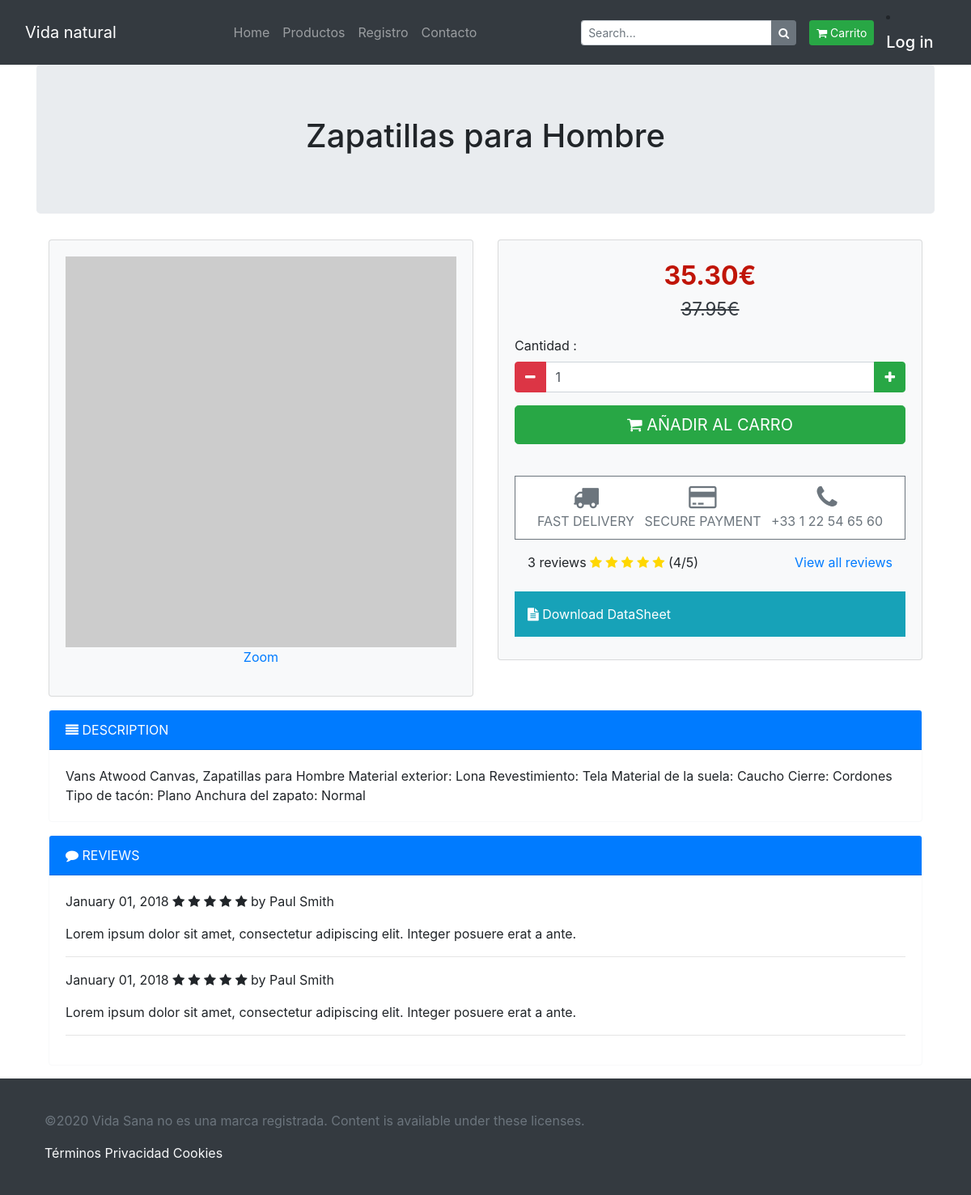
Page /eshop/index.php?menu=producto&producto=VANSA on the committed database.
### tables this page shows
CREATE TABLE `ti_desc_producto` (
  `id_producto` varchar(20) NOT NULL,
  `id_idioma` varchar(2) NOT NULL,
  `descripcion_corta` varchar(200) DEFAULT NULL,
  `descripcion_larga` varchar(4000) DEFAULT NULL
);

CREATE TABLE `tm_producto` (
  `id_producto` varchar(20) NOT NULL,
  `precio_actual` decimal(10,2) NOT NULL,
  `es_oferta` varchar(1) DEFAULT NULL,
  `precio_oferta` decimal(10,2) DEFAULT NULL,
  `reserva_inicial` date DEFAULT NULL,
  `reserva_actual` date DEFAULT NULL,
  `reserva_notificacion` date DEFAULT NULL,
  `stock` decimal(10,0) NOT NULL,
  `imagen` blob DEFAULT NULL
);

### eshop/routing.php (called while the page is built, shortened)
<?php
	$page='home/index.php';
	if (!empty($_GET)) {
		$menu=$_GET['menu'];
		switch ($menu) {
			case 'producto':
				$myproduct=$_GET['producto'];
				$page='products/product.php';
				break;
		}
	}
	require_once($page);
 ?>

### eshop/index.php (called while the page is built)
<?php
	require_once('Layouts/layout.php');
 ?>

### eshop/products/product.php (the view, shortened to what this page needs)
<?php
        require("includes/conexion.php");
        $sql="CALL getProduct('ES','$myproduct')";
        $query=mysqli_query($conexion, $sql);
        $row=mysqli_fetch_array($query);
     ?>
<section class="jumbotron text-center">
    <div class="container">
        <h1 class="jumbotron-heading"><?php echo $row['descripcion_corta']?></h1>
    </div>
</section>
<div class="container">
    <div class="row">
        <div class="col-12 col-lg-6">
            <div class="card bg-light mb-3">
                <div class="card-body">
                    <a href="" data-toggle="modal" data-target="#productModal">
                        <img class="img-fluid" src="https://dummyimage.com/800x800/55595c/fff" />
                        <p class="text-center">Zoom</p>
                    </a>
                </div>
            </div>
        </div>
        <div class="col-12 col-lg-6 add_to_cart_block">
            <div class="card bg-light mb-3">
                <div class="card-body">
                    <p class="price"><?php echo $row['precio_oferta']?>€</p>
                    <p class="price_discounted"><?php echo $row['precio_actual'] ?>€</p>
                    <form id="dataform" name="dataform"  method="get" action="?menu=carrito&action=addToCart">
                        <div class="form-group">
                            <label>Cantidad :</label>
                            <div class="input-group mb-3">
                                <div class="input-group-prepend">
                                    <button type="button" class="quantity-left-minus btn btn-danger btn-number"  data-type="minus" data-field="">
                                        <i class="fa fa-minus"></i>
                                    </button>
                                </div>
                                <input type="text" class="form-control"  id="quantity" name="quantity" min="1" max="100" value="1">
                                <div class="input-group-append">
                                    <button type="button" class="quantity-right-plus btn btn-success btn-number" data-type="plus" data-field="">
                                        <i class="fa fa-plus"></i>
                                    </button>
                                </div>
                            </div>
                        </div>
                        <a name="alink"  id="alink"  onclick="sendForm()" href="#" class="btn btn-success btn-lg btn-block text-uppercase">
                            <i class="fa fa-shopping-cart"></i> Añadir al carro
                        </a>
                    </form>
                    <br>
                    <div class="product_rassurance">
                        <ul class="list-inline">
                            <li class="list-inline-item"><i class="fa fa-truck fa-2x"></i><br/>Fast delivery</li>
                            <li class="list-inline-item"><i class="fa fa-credit-card fa-2x"></i><br/>Secure payment</li>
                            <li class="list-inline-item"><i class="fa fa-phone fa-2x"></i><br/>+33 1 22 54 65 60</li>
                        </ul>
                    </div>
                    <div class="reviews_product p-3 mb-2 ">
                        3 reviews
                        <i class="fa fa-star"></i>
                        <i class="fa fa-star"></i>
                        <i class="fa fa-star"></i>
                        <i class="fa fa-star"></i>
                        <i class="fa fa-star"></i>
                        (4/5)
                        <a class="pull-right" href="#reviews">View all reviews</a>
                    </div>
                    <div class="datasheet p-3 mb-2 bg-info text-white">
                        <a href="" class="text-white"><i class="fa fa-file-text"></i> Download DataSheet</a>
                    </div>
                </div>
            </div>
        </div>
    </div>
    <div class="row">
        <div class="col-12">
            <div class="card border-light mb-3">
                <div class="card-header bg-primary text-white text-uppercase"><i class="fa fa-align-justify"></i> Description</div>
                <div class="card-body">
                    <p class="card-text">
                    <?php echo $row['descripcion_larga']?>
                    </p>
                </div>
            </div>
        </div>
        <div class="col-12" id="reviews">
            <div class="card border-light mb-3">
                <div class="card-header bg-primary text-white text-uppercase"><i class="fa fa-comment"></i> Reviews</div>
                <div class="card-body">
                    <div class="review">
                        <meta itemprop="datePublished" content="01-01-2016">January 01, 2018
                        <span class="fa fa-star"></span>
                        <span class="fa fa-star"></span>
                        <span class="fa fa-star"></span>
                        <span class="fa fa-star"></span>
                        <span class="fa fa-star"></span>
                        by Paul Smith
                        <p class="blockquote">
                            <p class="mb-0">Lorem ipsum dolor sit amet, consectetur adipiscing elit. Integer posuere erat a ante.</p>
                        </p>
                        <hr>
                    </div>
                    <div class="review">
                        <meta itemprop="datePublished" content="01-01-2016">January 01, 2018
                        <span class="fa fa-star" aria-hidden="true"></span>
                        <span class="fa fa-star" aria-hidden="true"></span>
                        <span class="fa fa-star" aria-hidden="true"></span>
                        <span class="fa fa-star" aria-hidden="true"></span>
                        <span class="fa fa-star" aria-hidden="true"></span>
                        by Paul Smith
                        <p class="blockquote">
                            <p class="mb-0">Lorem ipsum dolor sit amet, consectetur adipiscing elit. Integer posuere erat a ante.</p>
                        </p>
                        <hr>
                    </div>
                </div>
            </div>
        </div>
    </div>
</div>

### eshop/includes/style.css (style rules this page uses)
.add_to_cart_block .price { color: #c01508; text-align: center; font-weight: bold; font-size: 200%; margin-bottom: 0; }
.add_to_cart_block .price_discounted { color: #343a40; text-align: center; text-decoration: line-through; font-size: 140%; }
.product_rassurance { padding: 10px; margin-top: 15px; background: #ffffff; border: 1px solid #6c757d; color: #6c757d; }
.product_rassurance .list-inline { margin-bottom: 0; text-transform: uppercase; text-align: center; }
.reviews_product .fa-star { color: gold; }

### rows in the picture
ti_desc_producto: descripcion_corta "Zapatillas para Hombre", id_producto.precio_oferta "35.30", id_producto.precio_actual "37.95", descripcion_larga "Vans Atwood Canvas, Zapatillas para Hombre Material exterior: Lona Revestimiento: Tela Material de la suela: Caucho Cierre: Cordones Tipo de tacón: Plano Anchura del zapato: Normal"
